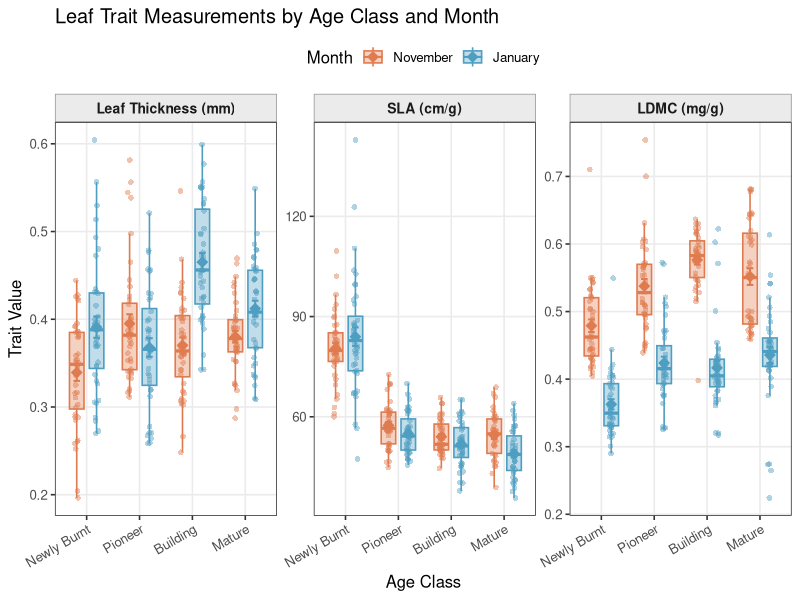
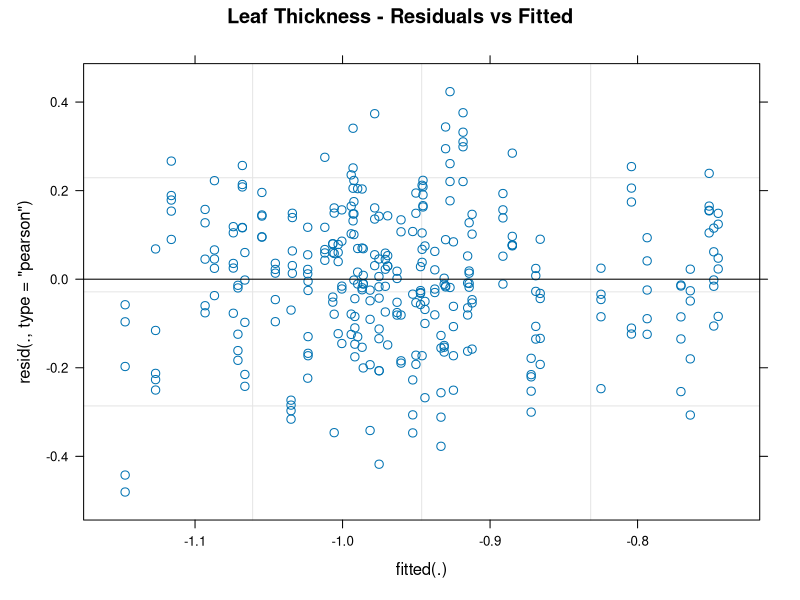
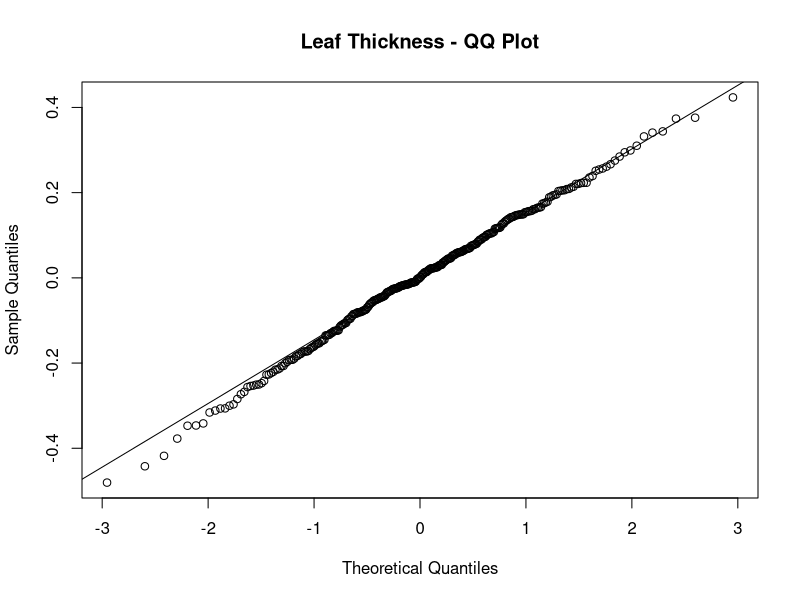
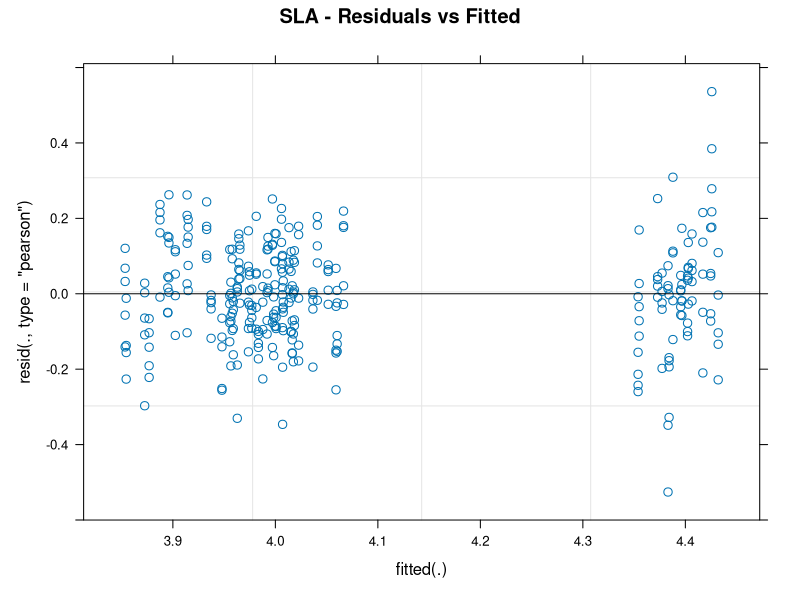
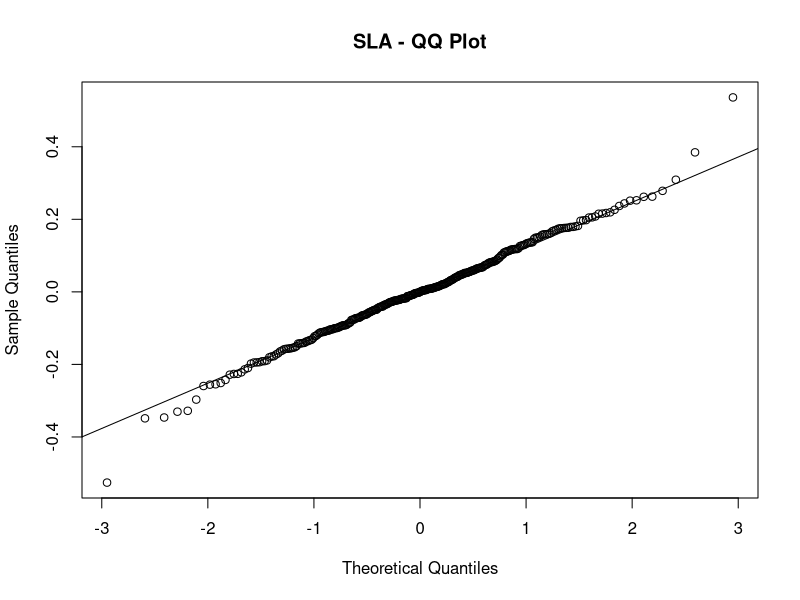
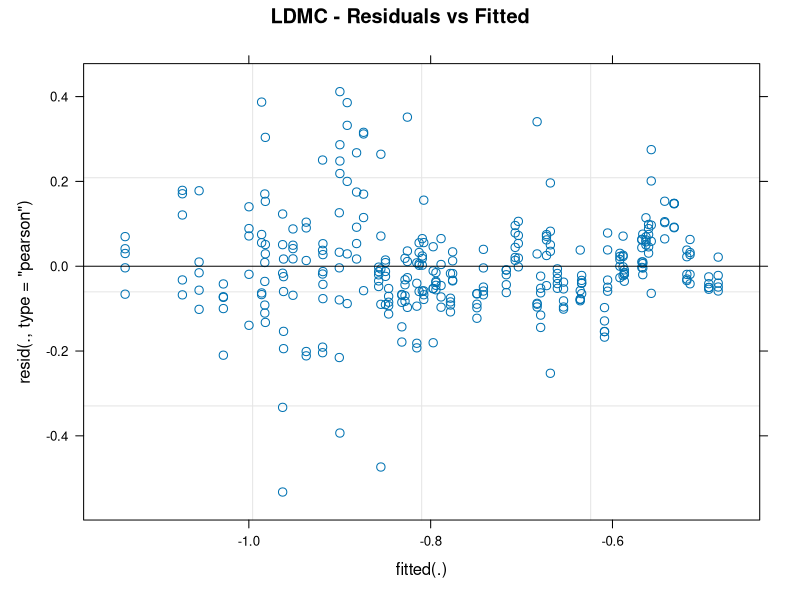
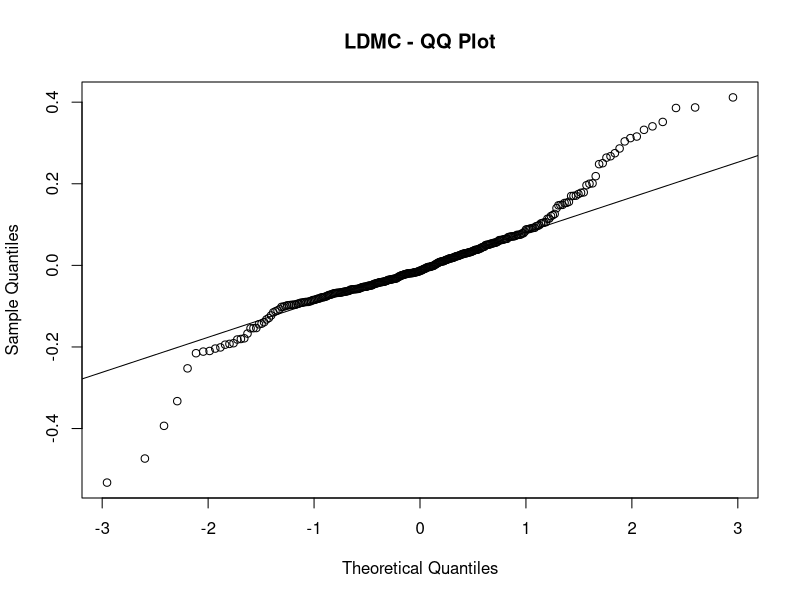

These figures' R source, in order:
## ---- chunk 1
#| label: loading library
#| message: false

library(tidyverse)
library(here)
## ---- chunk 2
#| label: data import 
#| message: false

clean_data <- read.csv(here("clean_data", "DURIN_Clean_Seasonal_Thermal_Tolerance_Bente_Msc.csv")) 
  filter

view(clean_data) # check import 
## ---- chunk 3
#| label: exploratory plot 
#| message: false

# make trait object
traits <- c("leaf_thickness_mean", "sla", "ldmc")
 
# tidy labels for facet strips
trait_labels <- c(
  leaf_thickness_mean = "Leaf Thickness (mm)",
  sla                 = "SLA (cm/g)",
  ldmc                = "LDMC (mg/g)"
)
 
df_traits <- clean_data |>
  filter(proj_2025 == "Traits") |>
  select(plant_nr, age_class, month, all_of(traits)) |>   # keep relevant cols
  mutate(
    month     = factor(month,     levels = c("November", "January"), # adjusting levels for fig
                       labels = c("November", "January")),
    age_class = factor(age_class, levels = c("Newly Burnt", "Pioneer", 
                                             "Building", "Mature"))                           
  )


# want a summary table of means of trait values  pr group
summary_table <- df_traits |>
  group_by(age_class, month) |>
  summarise(
    thickness_mean = round(mean(leaf_thickness_mean, na.rm = TRUE), 4),
    thickness_sd   = round(sd(leaf_thickness_mean,   na.rm = TRUE), 4),
    sla_mean       = round(mean(sla,                 na.rm = TRUE), 4),
    sla_sd         = round(sd(sla,                   na.rm = TRUE), 4),
    ldmc_mean      = round(mean(ldmc,                na.rm = TRUE), 4),
    ldmc_sd        = round(sd(ldmc,                  na.rm = TRUE), 4),
    n              = n(),
    .groups = "drop"
  )

# View it
print(summary_table)

# Export as CSV
#write.csv(summary_table, "trait_summary.csv", row.names = FALSE)
 
# pivot to long format
df_long <- df_traits |>
  pivot_longer(cols = all_of(traits),
               names_to  = "trait",
               values_to = "value") |>
  mutate(trait = factor(trait, levels = traits))
 
# making plot 
traits_plotted <- ggplot(df_long,
            aes(x = age_class, y = value, fill = month, colour = month)) +
 
  # raw points (jittered, dodged to match boxes)
  geom_point(
    position = position_jitterdodge(jitter.width = 0.15, dodge.width = 0.75),
    size  = 1.6, alpha = 0.45, shape = 16
  ) +
 
  # box plots (dodged, slightly transparent)
  geom_boxplot(
    position     = position_dodge(width = 0.75),
    width        = 0.55,
    outlier.shape = NA,          # hide outlier dots (already shown as points)
    alpha        = 0.35,
    linewidth    = 0.55
  ) +
 
  # mean ± 1 SD error bars
  stat_summary(
    fun.data = mean_se, # standard error around mean
    geom      = "errorbar",
    position  = position_dodge(width = 0.75),
    width     = 0.25,
    linewidth = 0.7
  ) +
 
  # mean dot 
  stat_summary(
    fun      = mean, 
    geom     = "point",
    shape    = 23,               # filled diamond
    size     = 2.5,
    position = position_dodge(width = 0.75)
  ) +
 
  # facet: one panel per trait 
  facet_wrap(~ trait,
             scales   = "free_y",
             labeller = as_labeller(trait_labels),
             ncol     = 3) +
 
  # colour
  scale_fill_manual(  values = c("November" = "#E07B4F", "January" = "#4E9EC2")) +
  scale_colour_manual(values = c("November" = "#E07B4F", "January" = "#4E9EC2")) +
 
  # labels
  labs(
    title  = "Leaf Trait Measurements by Age Class and Month",
    x      = "Age Class",
    y      = "Trait Value",
    fill   = "Month",
    colour = "Month"
  ) +
 
  theme_bw(base_size = 12) +
  theme(
    strip.background = element_rect(fill = "grey92", colour = "grey60"),
    strip.text       = element_text(face = "bold", size = 10),
    legend.position  = "top",
    panel.grid.minor = element_blank(),
    axis.text.x      = element_text(angle = 30, hjust = 1)
  )

print(traits_plotted) # must be run in the console

# add ggsave when happy
 
## ---- chunk 4

df_long |>
  dplyr::filter(trait %in% c("leaf_thickness_mean", "sla", "ldmc")) |>
  group_by(trait, age_class, month) |>
  summarise(shapiro_p = shapiro.test(value)$p.value)
## ---- chunk 5

# Leaf thickness — try log transform to fix the Pioneer November group
df_traits <- df_traits |>
  mutate(
    leaf_thickness_log = log(leaf_thickness_mean),
    ldmc_log           = log(ldmc),
    sla_log            = log(sla)
  )
## ---- chunk 6

library(lme4)
library(lmerTest)

conflicted::conflicts_prefer(lmerTest::lmer)

# Fit models — using log-transformed versions
model_thickness <- lmer(leaf_thickness_log ~ age_class * month + (1 | plant_nr), 
                        data = df_traits)
model_sla       <- lmer(sla_log ~ age_class * month + (1 | plant_nr), 
                        data = df_traits)
model_ldmc      <- lmer(ldmc_log ~ age_class * month + (1 | plant_nr), 
                        data = df_traits)
## ---- chunk 7


# Get ANOVA-style p-values for each term
# This is NOT actually an ANOVA, just gives readable output on the same format

anova(model_thickness)
anova(model_sla)
anova(model_ldmc)
## ---- chunk 8

# Leaf thickness
plot(model_thickness, main = "Leaf Thickness - Residuals vs Fitted") # looks good
qqnorm(resid(model_thickness), main = "Leaf Thickness - QQ Plot") #looks good
qqline(resid(model_thickness))

# SLA
plot(model_sla, main = "SLA - Residuals vs Fitted") #looks good
qqnorm(resid(model_sla), main = "SLA - QQ Plot") #looks good
qqline(resid(model_sla))

# LDMC
plot(model_ldmc, main = "LDMC - Residuals vs Fitted") #looks good
qqnorm(resid(model_ldmc), main = "LDMC - QQ Plot") # has heavy tails, but ok
qqline(resid(model_ldmc))
## ---- chunk 9
# comparing pairwise 

library(emmeans)

# Compare age classes within each month
emmeans(model_thickness, pairwise ~ age_class | month, adjust = "tukey")
emmeans(model_sla,       pairwise ~ age_class | month, adjust = "tukey")
emmeans(model_ldmc,      pairwise ~ age_class | month, adjust = "tukey")

# Compare months within each age class
emmeans(model_thickness, pairwise ~ month | age_class, adjust = "tukey")
emmeans(model_sla,       pairwise ~ month | age_class, adjust = "tukey")
emmeans(model_ldmc,      pairwise ~ month | age_class, adjust = "tukey")
